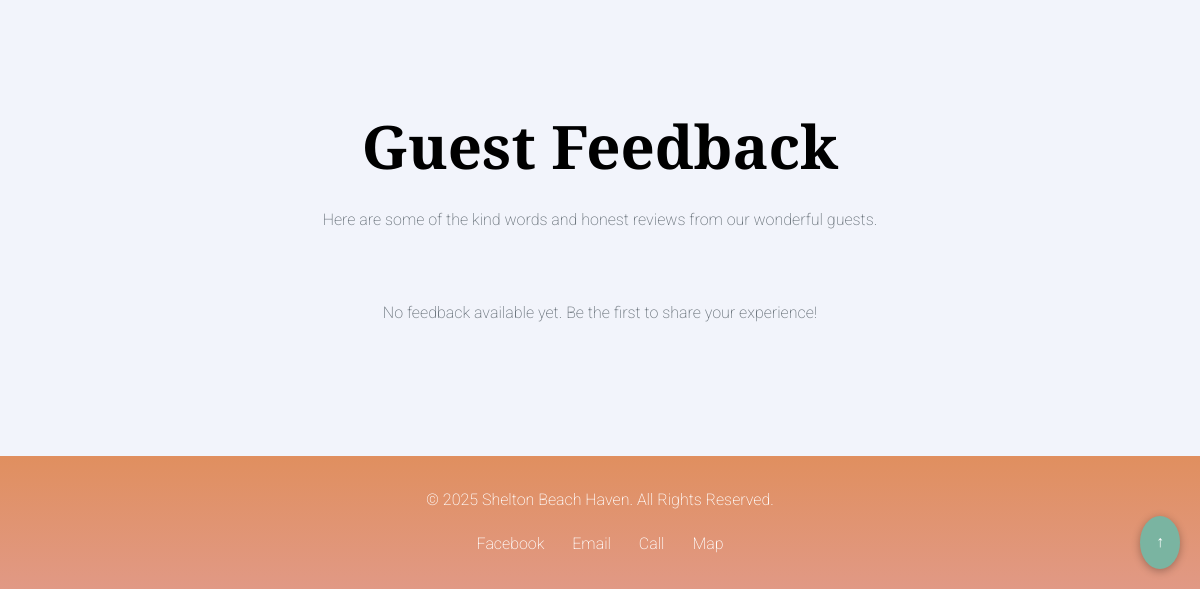
Page /feedbacks.php (lower part) on the earlier database version.
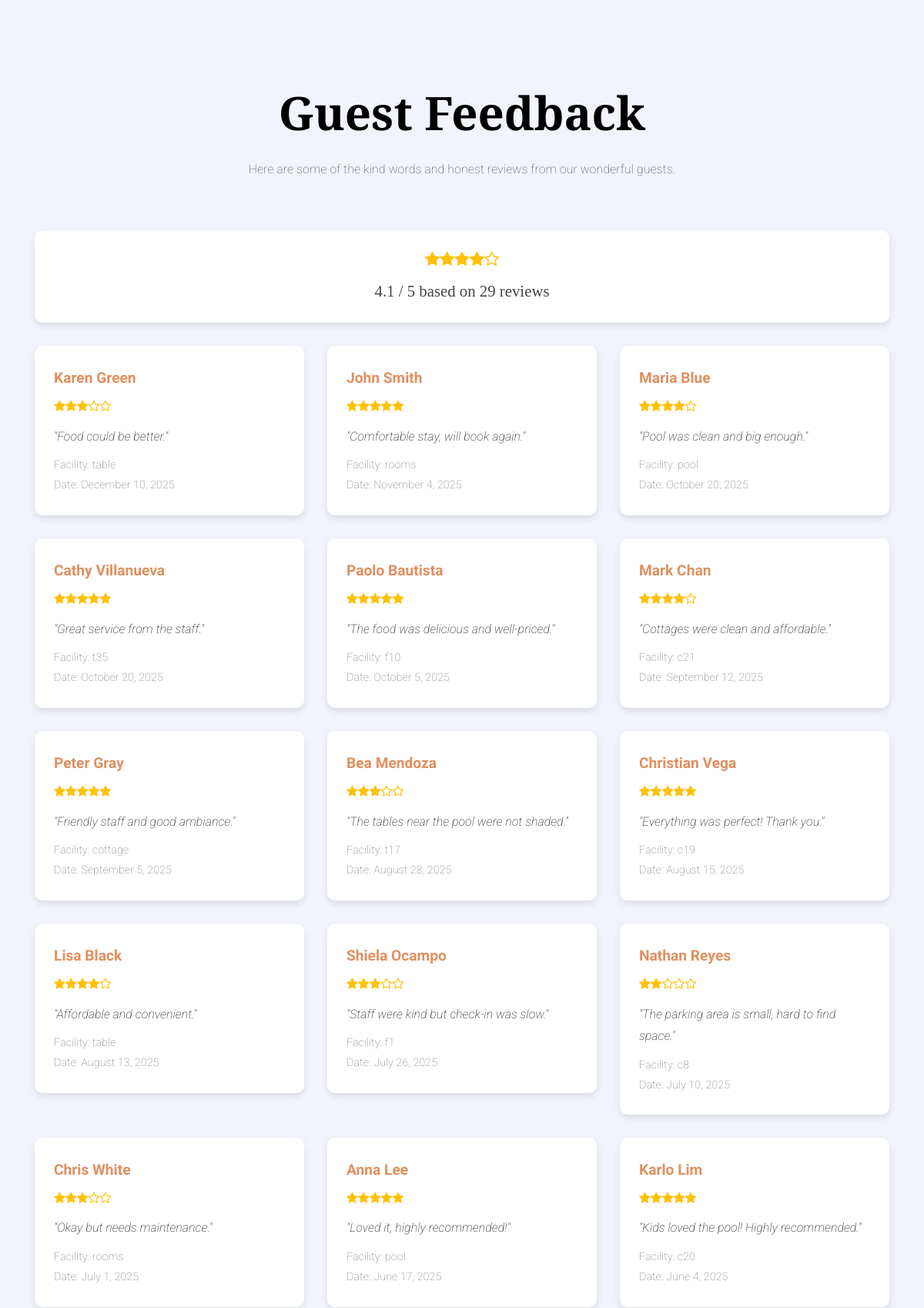
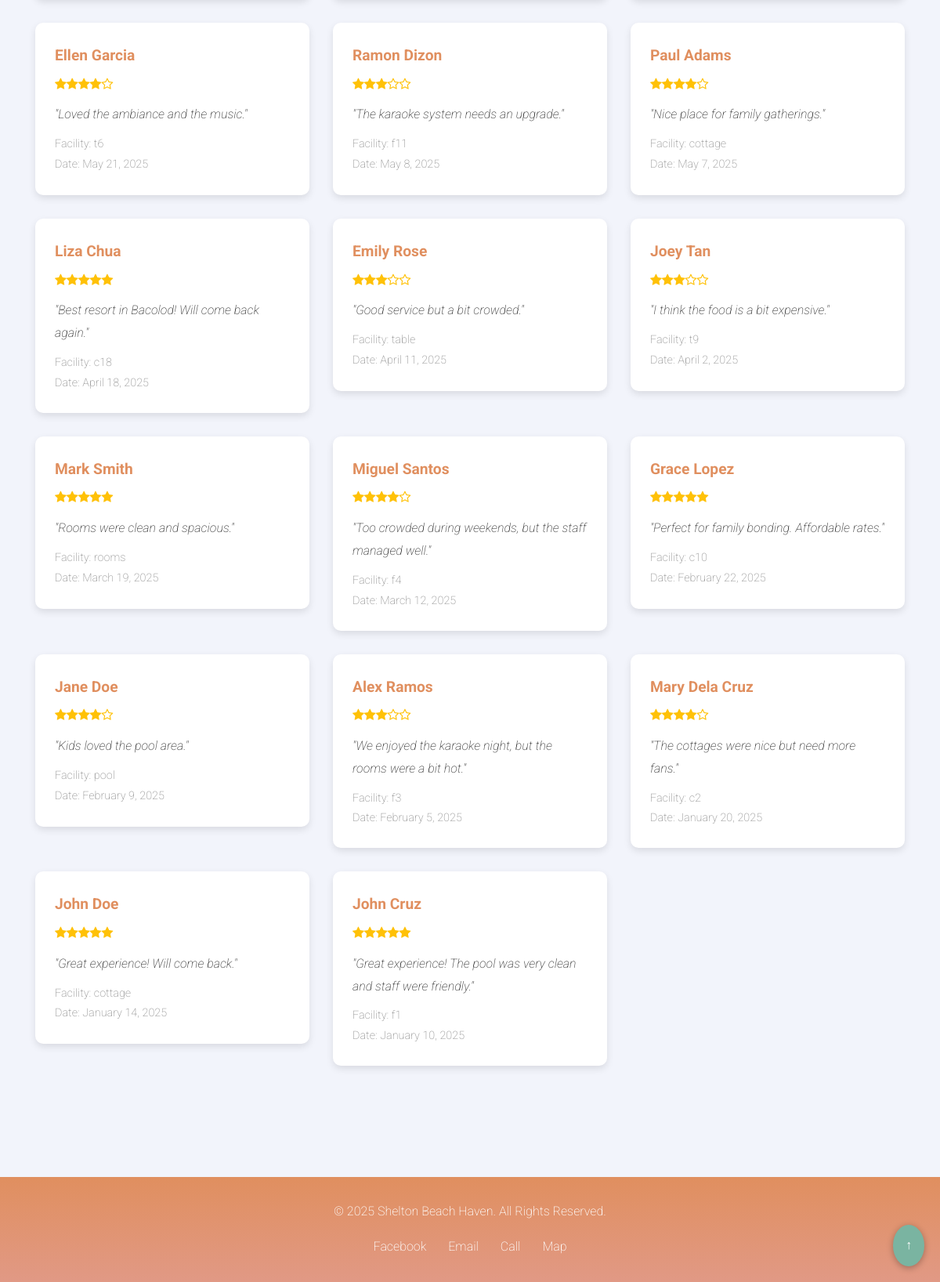
Same page on the later database version (2 pictures, top to bottom).
### tables this page shows
CREATE TABLE `feedback` (
  `id` int(11) NOT NULL,
  `fullname` text NOT NULL,
  `facility_name` varchar(45) NOT NULL,
  `feedback` text NOT NULL,
  `rate` int(11) NOT NULL,
  `timestamp` timestamp NOT NULL DEFAULT current_timestamp() ON UPDATE current_timestamp(),
  `is_hidden` tinyint(1) DEFAULT 0
);

### feedbacks.php (the view, shortened to what this page needs)
<!DOCTYPE HTML>
<html>
  <head>
    <link rel="stylesheet" href="css/bootstrap.min.css">
    <link rel="stylesheet" href="css/animate.css">
    <link rel="stylesheet" href="css/owl.carousel.min.css">
    <link rel="stylesheet" href="css/aos.css">
    <link rel="stylesheet" href="css/bootstrap-datepicker.css">
    <link rel="stylesheet" href="css/jquery.timepicker.css">
    <link rel="stylesheet" href="css/fancybox.min.css">
    <link rel="stylesheet" href="fonts/ionicons/css/ionicons.min.css">
    <link rel="stylesheet" href="fonts/fontawesome/css/font-awesome.min.css">
    <link rel="stylesheet" href="css/style.css">
  </head>
  <body>
    <section class="section bg-light">
      <div class="container">
        <div class="row mb-5 text-center">
          <div class="col-md-8 mx-auto">
            <h2 class="heading mb-4" data-aos="fade-up">Guest Feedback</h2>
            <p data-aos="fade-up" data-aos-delay="100">
              Here are some of the kind words and honest reviews from our wonderful guests.
            </p>
          </div>
        </div>
        <?php
          $conn = new mysqli('localhost', 'root', '', 'shelton');
          if ($conn->connect_error) {
            echo "<div class='col-12 text-center text-danger'><p>Database connection failed: " . $conn->connect_error . "</p></div>";
          } else {
            $avgSql = "SELECT AVG(rate) AS avg_rating, COUNT(*) AS total_reviews
                       FROM feedback
                       WHERE is_hidden = 0";
            $avgResult = $conn->query($avgSql);
            $avgData = $avgResult->fetch_assoc();
            $averageRating = round($avgData['avg_rating'], 1);
            $totalReviews = $avgData['total_reviews'];
            if ($totalReviews > 0) {
              echo "<div class='rating-summary' data-aos='fade-up'>
                      <div class='stars'>";
                        $filledStars = floor($averageRating);
                        $emptyStars = 5 - $filledStars;
                        for ($i = 0; $i < $filledStars; $i++) echo "<i class='fa fa-star'></i>";
                        for ($i = 0; $i < $emptyStars; $i++) echo "<i class='fa fa-star-o'></i>";
              echo    "</div>
                      <h3>$averageRating / 5 based on $totalReviews reviews</h3>
                    </div>";
            }
        ?>
        <div class="row">
          <?php
              $sql = "SELECT fullname, facility_name, feedback, rate, timestamp
                      FROM feedback
                      WHERE is_hidden = 0
                      ORDER BY timestamp DESC";
              $result = $conn->query($sql);
              if (!$result) {
                echo "<div class='col-12 text-center text-danger'><p>SQL error: " . $conn->error . "</p></div>";
              } else if ($result->num_rows > 0) {
                while ($row = $result->fetch_assoc()) {
                  $fullname = htmlspecialchars($row['fullname']);
                  $facility = htmlspecialchars($row['facility_name']);
                  $feedback = nl2br(htmlspecialchars($row['feedback']));
                  $rate = intval($row['rate']);
                  $timestamp = date("F j, Y", strtotime($row['timestamp']));
                  echo '<div class="col-md-6 col-lg-4" data-aos="fade-up">';
                    echo '<div class="feedback-card">';
                      echo "<div class='feedback-name'>$fullname</div>";
                      echo "<div class='feedback-stars'>";
                        for ($i = 0; $i < $rate; $i++) echo "<i class='fa fa-star'></i>";
                        for ($i = $rate; $i < 5; $i++) echo "<i class='fa fa-star-o'></i>";
                      echo "</div>";
                      echo "<div class='feedback-text'>\"$feedback\"</div>";
                      echo "<div class='feedback-meta'>Facility: $facility <br> Date: $timestamp</div>";
                    echo '</div>';
                  echo '</div>';
                }
              } else {
                echo '<div class="col-12 text-center"><p>No feedback available yet. Be the first to share your experience!</p></div>';
              }
            }
          ?>
        </div>
      </div>
    </section>
    <?php include 'footer.php'; ?>
  </body>
</html>

### footer.php (shortened to what this page needs)
<footer style="text-align: center; padding: 30px 15px; background: linear-gradient(to top, #e19985, #e08f5f); color: white; position: relative;">
    <p>&copy; 2025 Shelton Beach Haven. All Rights Reserved.</p>
    <div style="margin-top: 15px;">
        <a href="https://www.facebook.com/SheltonBeachHavenResortPuntaTayTayBC" target="_blank" style="color: white; margin: 0 12px; text-decoration: none;">Facebook</a>
        <a href="mailto:shelton@gmail.com" style="color: white; margin: 0 12px; text-decoration: none;">Email</a>
        <a href="tel:+917483358199" style="color: white; margin: 0 12px; text-decoration: none;">Call</a>
        <a href="#" data-toggle="modal" data-target="#locationModal" style="color: white; margin: 0 12px; text-decoration: none;">Map</a>
    </div>
    <button onclick="scrollToTop()" style="
        position: fixed;
        bottom: 20px;
        right: 20px;
        background-color: #7ab4a1;
        border: none;
        border-radius: 50%;
        padding: 12px 16px;
        font-weight: bold;
        color: white;
        cursor: pointer;
        box-shadow: 0 2px 8px rgba(0,0,0,0.3);
        z-index: 1000;
        transition: background 0.3s ease;
    ">↑</button>
</footer>
<link rel="stylesheet" href="https://cdnjs.cloudflare.com/ajax/libs/animate.css/4.1.1/animate.min.css"/>

### css/style.css (style rules this page uses)
body { background: #fff; font-family: "Roboto", arial, sans-serif; font-weight: 200; font-size: 16px; line-height: 1.8; color: #6c757d; position: relative; }
a { -webkit-transition: .3s all ease; -o-transition: .3s all ease; transition: .3s all ease; text-decoration: none; }
h1, h2, h3, h4, h5 { color: #000; font-family: "Playfair Display", times, serif; }
.bg-light { background: #f2f4fb !important; }
.section { padding: 7em 0; }
.heading-serif, .heading, .testimonial-section .heading, .slider-section .heading, .blog-post-entry .heading { font-size: 60px; font-family: "Playfair Display", times, serif; font-weight: 700; }

### feedbacks.php (style rules this page uses)
.feedback-card { background: #fff; border-radius: 10px; padding: 25px; box-shadow: 0 4px 10px rgba(0,0,0,0.1); margin-bottom: 30px; min-height: 220px; }
.feedback-name { font-weight: bold; font-size: 1.2rem; color: #e08f5f; }
.feedback-stars { color: #ffc107; margin: 5px 0; }
.feedback-text { margin-top: 10px; color: #444; font-style: italic; }
.feedback-meta { font-size: 0.9rem; color: #999; margin-top: 10px; }
.rating-summary { background: #fff; border-radius: 10px; padding: 20px; margin-bottom: 30px; box-shadow: 0 4px 10px rgba(0,0,0,0.1); text-align: center; }
.rating-summary .stars { color: #ffc107; font-size: 1.3rem; }
.rating-summary h3 { margin-top: 10px; font-size: 1.3rem; color: #444; }

### navbar.php (style rules this page uses)
* { margin: 0; padding: 0; box-sizing: border-box; }
html, body { font-family: 'Roboto', sans-serif; background: transparent !important; }

Differences in the rows shown:
added feedback: fullname "Karen Green", rate 3 (drawn), feedback "Food could be better.", facility_name "table", timestamp "December 10, 2025"
added feedback: fullname "John Smith", rate 5 (drawn), feedback "Comfortable stay, will book again.", facility_name "rooms", timestamp "November 4, 2025"
added feedback: fullname "Maria Blue", rate 4 (drawn), feedback "Pool was clean and big enough.", facility_name "pool", timestamp "October 20, 2025"
added feedback: fullname "Cathy Villanueva", rate 5 (drawn), feedback "Great service from the staff.", facility_name "t35", timestamp "October 20, 2025"
added feedback: fullname "Paolo Bautista", rate 5 (drawn), feedback "The food was delicious and well-priced.", facility_name "f10", timestamp "October 5, 2025"
added feedback: fullname "Mark Chan", rate 4 (drawn), feedback "Cottages were clean and affordable.", facility_name "c21", timestamp "September 12, 2025"
added feedback: fullname "Peter Gray", rate 5 (drawn), feedback "Friendly staff and good ambiance.", facility_name "cottage", timestamp "September 5, 2025"
added feedback: fullname "Bea Mendoza", rate 3 (drawn), feedback "The tables near the pool were not shaded.", facility_name "t17", timestamp "August 28, 2025"
added feedback: fullname "Christian Vega", rate 5 (drawn), feedback "Everything was perfect! Thank you.", facility_name "c19", timestamp "August 15, 2025"
added feedback: fullname "Lisa Black", rate 4 (drawn), feedback "Affordable and convenient.", facility_name "table", timestamp "August 13, 2025"
added feedback: fullname "Shiela Ocampo", rate 3 (drawn), feedback "Staff were kind but check-in was slow.", facility_name "f1", timestamp "July 26, 2025"
added feedback: fullname "Nathan Reyes", rate 2 (drawn), feedback "The parking area is small, hard to find space.", facility_name "c8", timestamp "July 10, 2025"
added feedback: fullname "Chris White", rate 3 (drawn), feedback "Okay but needs maintenance.", facility_name "rooms", timestamp "July 1, 2025"
added feedback: fullname "Anna Lee", rate 5 (drawn), feedback "Loved it, highly recommended!", facility_name "pool", timestamp "June 17, 2025"
added feedback: fullname "Karlo Lim", rate 5 (drawn), feedback "Kids loved the pool! Highly recommended.", facility_name "c20", timestamp "June 4, 2025"
added feedback: fullname "Ellen Garcia", rate 4 (drawn), feedback "Loved the ambiance and the music.", facility_name "t6", timestamp "May 21, 2025"
added feedback: fullname "Ramon Dizon", rate 3 (drawn), feedback "The karaoke system needs an upgrade.", facility_name "f11", timestamp "May 8, 2025"
added feedback: fullname "Paul Adams", rate 4 (drawn), feedback "Nice place for family gatherings.", facility_name "cottage", timestamp "May 7, 2025"
added feedback: fullname "Liza Chua", rate 5 (drawn), feedback "Best resort in Bacolod! Will come back again.", facility_name "c18", timestamp "April 18, 2025"
added feedback: fullname "Emily Rose", rate 3 (drawn), feedback "Good service but a bit crowded.", facility_name "table", timestamp "April 11, 2025"
added feedback: fullname "Joey Tan", rate 3 (drawn), feedback "I think the food is a bit expensive.", facility_name "t9", timestamp "April 2, 2025"
added feedback: fullname "Mark Smith", rate 5 (drawn), feedback "Rooms were clean and spacious.", facility_name "rooms", timestamp "March 19, 2025"
added feedback: fullname "Miguel Santos", rate 4 (drawn), feedback "Too crowded during weekends, but the staff managed well.", facility_name "f4", timestamp "March 12, 2025"
added feedback: fullname "Grace Lopez", rate 5 (drawn), feedback "Perfect for family bonding. Affordable rates.", facility_name "c10", timestamp "February 22, 2025"
added feedback: fullname "Jane Doe", rate 4 (drawn), feedback "Kids loved the pool area.", facility_name "pool", timestamp "February 9, 2025"
added feedback: fullname "Alex Ramos", rate 3 (drawn), feedback "We enjoyed the karaoke night, but the rooms were a bit hot.", facility_name "f3", timestamp "February 5, 2025"
added feedback: fullname "Mary Dela Cruz", rate 4 (drawn), feedback "The cottages were nice but need more fans.", facility_name "c2", timestamp "January 20, 2025"
added feedback: fullname "John Doe", rate 5 (drawn), feedback "Great experience! Will come back.", facility_name "cottage", timestamp "January 14, 2025"
added feedback: fullname "John Cruz", rate 5 (drawn), feedback "Great experience! The pool was very clean and staff were friendly.", facility_name "f1", timestamp "January 10, 2025"
Other differences:
$averageRating: (not shown) → "4.1"
$totalReviews: (not shown) → "29"
text no longer shown: "No feedback available yet. Be the first to share your experience!"
text now shown: "/ 5 based on reviews"
